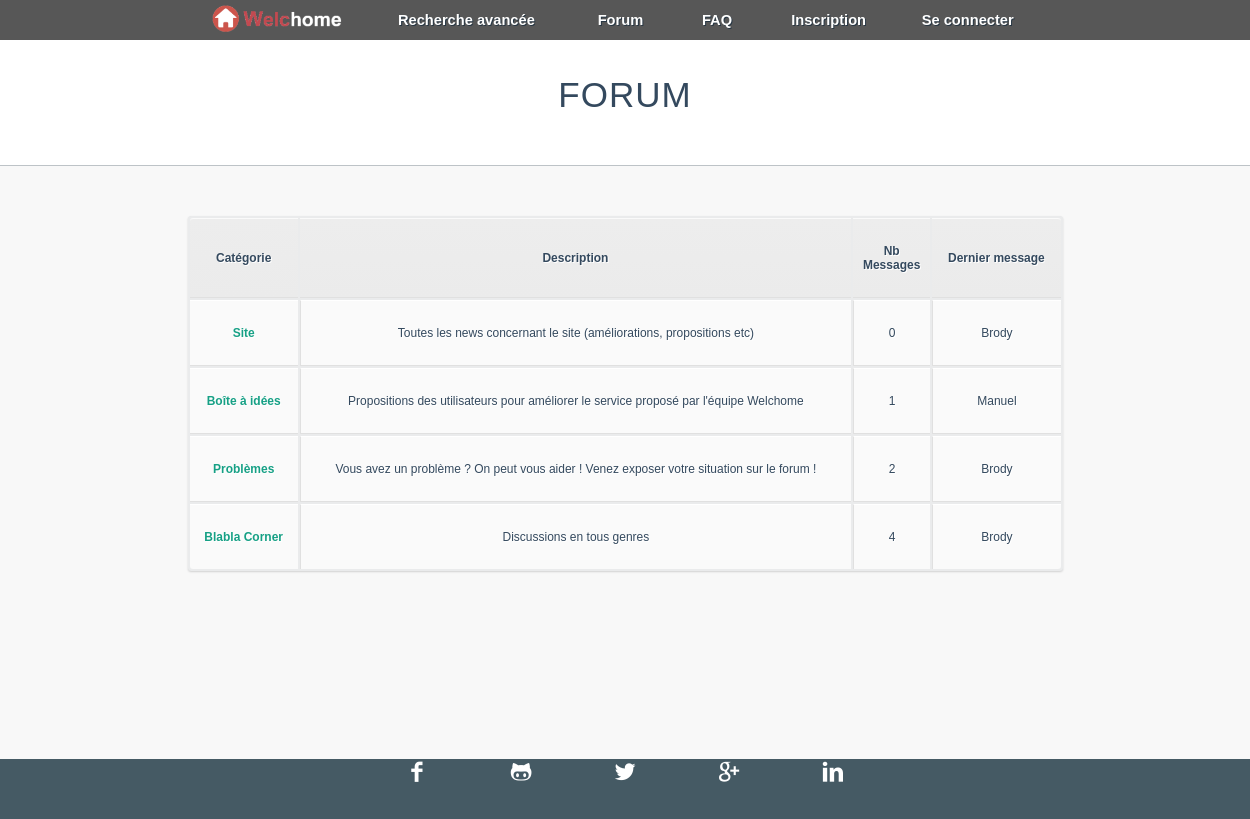
The app's page /fichiers_php/forum.php with its own data.
### tables this page shows
CREATE TABLE IF NOT EXISTS `forum_forum` (
  `id_cat` int(11) NOT NULL AUTO_INCREMENT,
  `nom_cat` varchar(255) NOT NULL,
  `description` text NOT NULL,
  `nb_message` int(11) NOT NULL,
  `last_message` text,
  PRIMARY KEY (`id_cat`)
);

CREATE TABLE IF NOT EXISTS `users` (
  `id_users` int(255) NOT NULL AUTO_INCREMENT,
  `username` varchar(255) NOT NULL,
  `nom_user` varchar(200) NOT NULL,
  `prenom_user` varchar(200) NOT NULL,
  `description_users` text NOT NULL,
  `preference_echange` text NOT NULL,
  `password` varchar(255) NOT NULL,
  `email` varchar(255) NOT NULL,
  `rights` varchar(255) NOT NULL,
  `signup_date` date NOT NULL,
  `avatar` text NOT NULL,
  `sexe` text,
  `tel` text,
  `situation` text,
  `profession` text,
  `description` text,
  PRIMARY KEY (`id_users`)
);

### fichiers_php/forum.php (the view, shortened to what this page needs)
<html>
<head>
    <link rel="stylesheet" href="../style.css" />
</head>
<body class="forum_messagerie">
<header>
    <?php include("menus.php"); ?>
</header>
<div class="superglobal">
    <div class="global">
        <div class="forum_title"><h7><?php echo forum1 ?></h7></div>
        <div class="forum_tableau"><table class="tableau_forum_accueil0">
            <tr>
                <th><?php echo categorie; ?></th>
                <th><?php echo description; ?></th>
                <th style="width: 50px;"><?php echo nbmessages; ?></th>
                <th><?php echo lastmessage; ?></th>
            </tr>
            <?php
            $req = $bdd -> query("SELECT * FROM forum_forum");
            $nb = $req -> rowCount();
            if ($nb == 0) {echo "PROBLEME" ;}
            else {
                for ($i=0 ; $i < $nb ; $i++) {
                    $cat = $req -> fetch();
                    $last = $bdd -> prepare("SELECT * FROM users WHERE id_users=?");
                    $last -> execute(array($cat[4]));
                    $lastf = $last -> fetch();
                    ?>
                    <tr>
                        <td><a href="site.php?id_cat=<?php echo $cat[0]?>"><?php echo $cat[1];?></a></td>
                        <td><?php echo $cat[2];?></td>
                        <td><?php echo $cat[3];?></td>
                        <td><?php echo ''.$lastf[1].'';?></td>
                    </tr>
                    <?php
                }
            }
            ?>
        </table></div>
    </div>
</div>
<?php
include("footer2.php");
?>
</body>
</html>

### fichiers_css/style_menu.css (style rules this page uses)
body { margin: 0; }

### fichiers_css/style_accueil.css (style rules this page uses)
body { margin: 0px; background-color: rgb(248,248,248); }

### fichiers_css/footer.css (style rules this page uses)
.superglobal { min-height: 100%; margin-bottom: -41px; }
* { margin: 0; }
html, body { height: 100%; }

### fichiers_css/messagerie.css (style rules this page uses)
table a:link { color: #16a085; font-weight: bold; text-decoration:none; }
table { font-family:Arial, Helvetica, sans-serif; color:#34495e; font-size:12px; text-shadow: 1px 1px 0px #fff; background:#eaebec; -moz-border-radius:3px; -webkit-border-radius:3px; border-radius:3px; -moz-box-shadow: 0 1px 2px #d1d1d1; -webkit-box-shadow: 0 1px 2px #d1d1d1; box-shadow: 0 1px 2px #d1d1d1; }
table th { padding-top: 25px; padding-bottom: 25px; padding-left: 10px; padding-right: 10px; border-top:1px solid #fafafa; border-bottom:1px solid #e0e0e0; background: #ededed; background: -webkit-gradient(linear, left top, left bottom, from(#ededed), to(#ebebeb)); background: -moz-linear-gradient(top, #ededed, #ebebeb); }
table tr:first-child th:first-child { -moz-border-radius-topleft:3px; -webkit-border-top-left-radius:3px; border-top-left-radius:3px; }
table tr:first-child th:last-child { -moz-border-radius-topright:3px; -webkit-border-top-right-radius:3px; border-top-right-radius:3px; }
table tr { text-align: center; padding-left:20px; }
table td:first-child { border-left: 0; }
table td { padding-top: 25px; padding-bottom: 25px; padding-left: 10px; padding-right: 10px; border-top: 1px solid #ffffff; border-bottom:1px solid #e0e0e0; border-left: 1px solid #e0e0e0; background-color: #fafafa; }
table tr:last-child td { border-bottom:0; }
table tr:last-child td:first-child { -moz-border-radius-bottomleft:3px; -webkit-border-bottom-left-radius:3px; border-bottom-left-radius:3px; }
table tr:last-child td:last-child { -moz-border-radius-bottomright:3px; -webkit-border-bottom-right-radius:3px; border-bottom-right-radius:3px; }

### fichiers_css/forum.css (style rules this page uses)
.forum_title { padding-top: 6%; text-align: center; font-size: 35px; color: #34495e; font-weight: 300; font-family: sans-serif; height: 90px; width: 100%; background-color: white; letter-spacing: 1px; padding-right: 40px; border-bottom: 1px solid #bdc3c7; }
.tableau_forum_accueil0 { text-align: center; margin-left: auto; margin-right: auto; margin-top: 4%; width: 70%; }

### records on screen
forum_forum: nom_cat "Site", description "Toutes les news concernant le site (améliorations, propositions etc)", nb_message "0", users.username "Brody"
forum_forum: nom_cat "Boîte à idées", description "Propositions des utilisateurs pour améliorer le service proposé par l'équipe Welchome", nb_message "1", users.username "Manuel"
forum_forum: nom_cat "Problèmes", description "Vous avez un problème ? On peut vous aider ! Venez exposer votre situation sur le forum !", nb_message "2", users.username "Brody"
forum_forum: nom_cat "Blabla Corner", description "Discussions en tous genres", nb_message "4", users.username "Brody"

### other values on screen
rechercheavancee "Recherche avancée"
forum "Forum"
faq "FAQ"
register "Inscription"
connect "Se connecter"
forum1 "FORUM"
categorie "Catégorie"
description "Description"
nbmessages "Nb Messages"
lastmessage "Dernier message"
